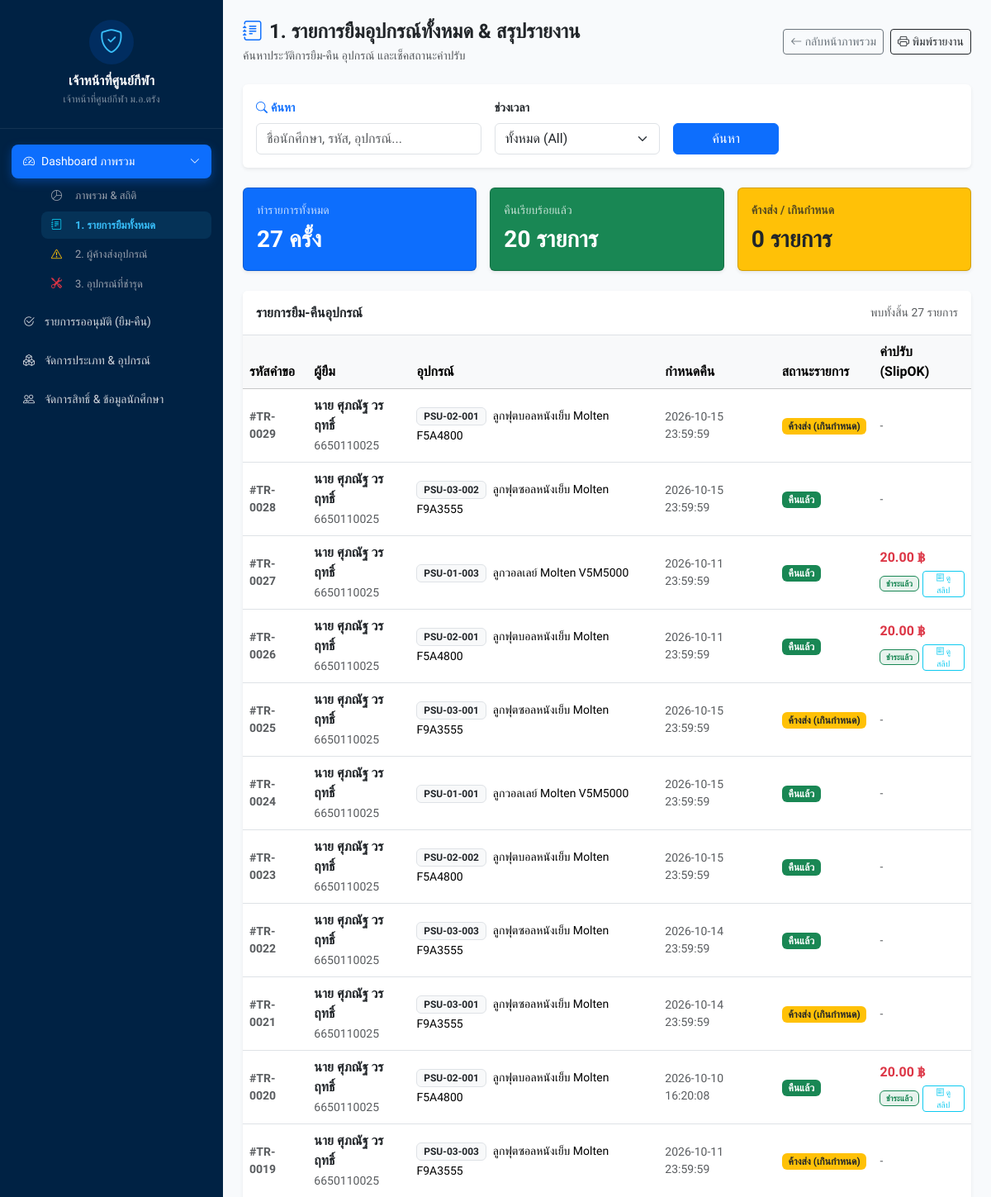
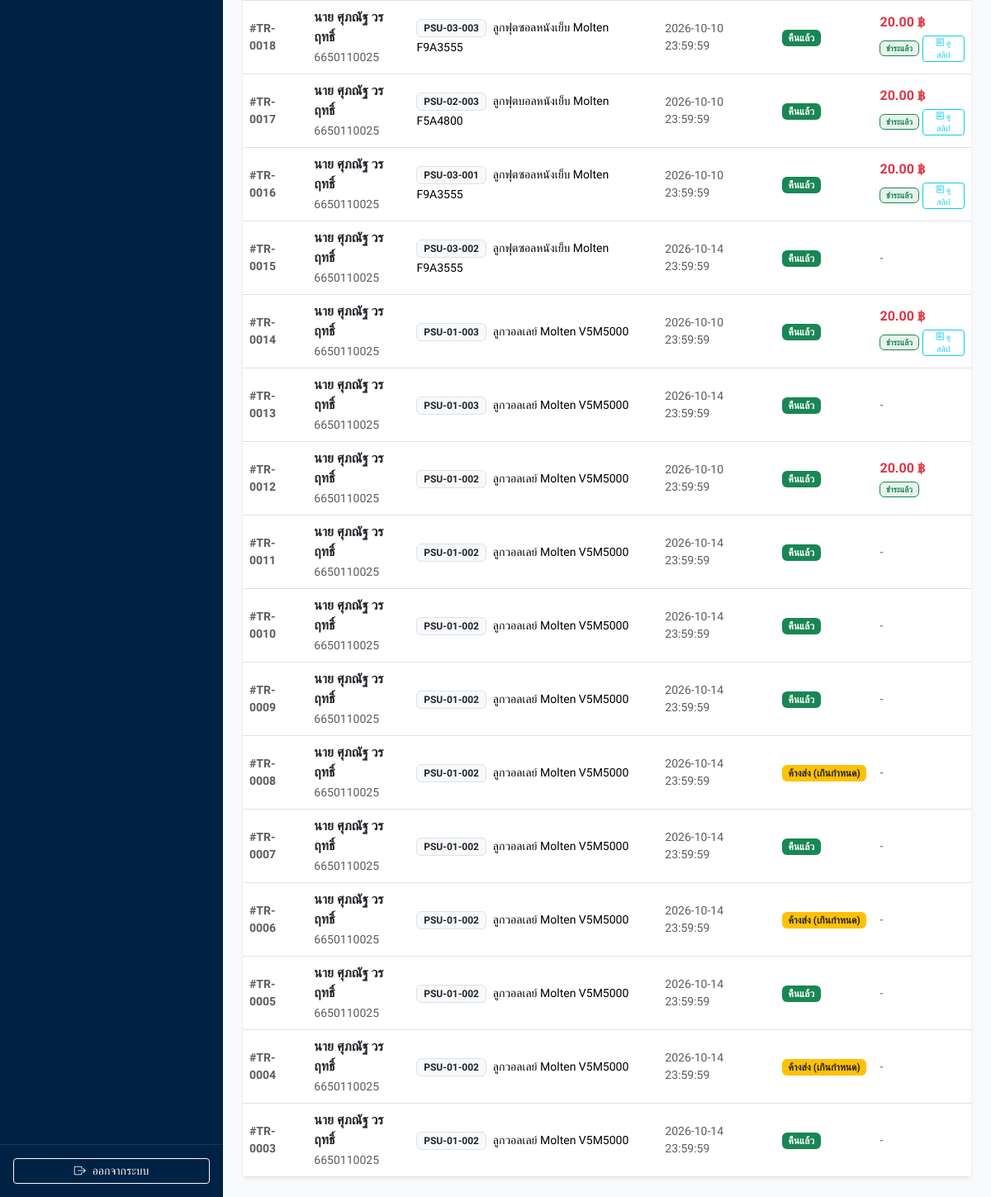
/admin/dashboard_borrows.php (signed in), run on the app's committed database (2 pictures, top to bottom).
### tables this page shows
CREATE TABLE IF NOT EXISTS `transactions` (
  `trans_id` int(11) NOT NULL AUTO_INCREMENT,
  `eq_id` int(11) NOT NULL,
  `user_id` int(11) NOT NULL,
  `borrow_time` datetime NOT NULL,
  `due_time` datetime NOT NULL,
  `return_time` datetime DEFAULT NULL,
  `borrow_image` varchar(255) NOT NULL,
  `return_image` varchar(255) DEFAULT NULL,
  `trans_status` enum('pending_borrow','borrowed','pending_return','returned','overdue','rejected') NOT NULL DEFAULT 'pending_borrow',
  `analyze_damaged_status` enum('normal','damaged','pending') NOT NULL DEFAULT 'normal',
  `reject_reason` text DEFAULT NULL,
  `approve_by` int(11) DEFAULT NULL,
  `approve_datetime` datetime DEFAULT NULL,
  PRIMARY KEY (`trans_id`),
  KEY `eq_id` (`eq_id`),
  KEY `user_id` (`user_id`),
  CONSTRAINT `eq_id` FOREIGN KEY (`eq_id`) REFERENCES `sport_equipment` (`eq_id`) ON UPDATE CASCADE,
  CONSTRAINT `user_id` FOREIGN KEY (`user_id`) REFERENCES `user` (`user_id`) ON UPDATE CASCADE
);

CREATE TABLE IF NOT EXISTS `user` (
  `user_id` int(11) NOT NULL AUTO_INCREMENT,
  `line_user_id` varchar(255) DEFAULT NULL,
  `student_id` varchar(50) DEFAULT NULL,
  `full_name` varchar(255) DEFAULT NULL,
  `email` varchar(255) DEFAULT NULL,
  `gender` varchar(20) DEFAULT NULL,
  `national_id` varchar(13) DEFAULT NULL,
  `faculty` varchar(100) DEFAULT NULL,
  `campus` varchar(100) DEFAULT NULL,
  `role` enum('user','admin') DEFAULT 'user',
  `status` enum('active','inactive','graduated') DEFAULT 'active',
  `enrollment_year` int(4) DEFAULT NULL,
  `created_at` timestamp NOT NULL DEFAULT current_timestamp(),
  PRIMARY KEY (`user_id`),
  UNIQUE KEY `line_user_id` (`line_user_id`),
  UNIQUE KEY `psu_passport_id` (`student_id`) USING BTREE
);

CREATE TABLE IF NOT EXISTS `sport_equipment` (
  `eq_id` int(11) NOT NULL AUTO_INCREMENT,
  `category_id` int(11) DEFAULT NULL,
  `eq_code` varchar(255) DEFAULT '',
  `eq_name` varchar(255) DEFAULT '',
  `status` enum('avaliable','borrowed','damaged','maintenance','pending') NOT NULL DEFAULT 'avaliable',
  `created_at` timestamp NULL DEFAULT current_timestamp(),
  PRIMARY KEY (`eq_id`),
  KEY `category_id` (`category_id`),
  CONSTRAINT `category_id` FOREIGN KEY (`category_id`) REFERENCES `sport_categories` (`category_id`) ON UPDATE CASCADE
);

CREATE TABLE IF NOT EXISTS `equipment_fines` (
  `fine_id` int(11) NOT NULL AUTO_INCREMENT,
  `trans_id` int(11) NOT NULL,
  `price` decimal(10,2) NOT NULL,
  `slip_img` varchar(255) DEFAULT NULL,
  `payment_status` enum('unpaid','paid') NOT NULL DEFAULT 'unpaid',
  `slipok_status` enum('pending','verified','rejected') NOT NULL DEFAULT 'pending',
  `paid_time` datetime DEFAULT NULL,
  PRIMARY KEY (`fine_id`),
  KEY `trans_id` (`trans_id`),
  CONSTRAINT `trans_id` FOREIGN KEY (`trans_id`) REFERENCES `transactions` (`trans_id`) ON UPDATE CASCADE
);

### admin/dashboard_borrows.php (the view, shortened to what this page needs)
<?php
require_once '../config/db.php';
$search = trim($_GET['search'] ?? '');
$report_type = $_GET['type'] ?? 'all';
$conditions = [];
$params = [];
$whereClause = !empty($conditions) ? "WHERE " . implode(" AND ", $conditions) : "";
$stmtStat = $pdo->prepare("
    SELECT
        COUNT(*) as total_trans,
        SUM(CASE WHEN t.trans_status = 'borrowed' THEN 1 ELSE 0 END) as total_borrowed,
        SUM(CASE WHEN t.trans_status = 'returned' THEN 1 ELSE 0 END) as total_returned,
        SUM(CASE WHEN t.trans_status = 'rejected' THEN 1 ELSE 0 END) as total_rejected,
        SUM(CASE WHEN t.return_time IS NULL AND (t.trans_status = 'overdue' OR (t.due_time IS NOT NULL AND t.due_time < NOW() AND t.trans_status IN ('borrowed', 'pending_return'))) THEN 1 ELSE 0 END) as total_overdue
    FROM transactions t
    LEFT JOIN user u ON t.user_id = u.user_id
    LEFT JOIN sport_equipment e ON t.eq_id = e.eq_id
    $whereClause
");
$stmtStat->execute($params);
$summary = $stmtStat->fetch(PDO::FETCH_ASSOC);
$stmtList = $pdo->prepare("
    SELECT t.*, u.full_name, u.student_id, e.eq_code, e.eq_name, f.price as fine_amount, f.payment_status, f.slip_img
    FROM transactions t
    LEFT JOIN user u ON t.user_id = u.user_id
    LEFT JOIN sport_equipment e ON t.eq_id = e.eq_id
    LEFT JOIN equipment_fines f ON t.trans_id = f.trans_id
    $whereClause
    ORDER BY t.trans_id DESC
");
$stmtList->execute($params);
$reportData = $stmtList->fetchAll(PDO::FETCH_ASSOC);
?>
<!DOCTYPE html>
<html lang="th">
<head>
</head>
<body class="d-flex">
    <?php include '../components/sidebar.php'; ?>
    <div class="flex-grow-1 p-4 main-content" style="background-color: #f8fafc; min-height: 100vh;">
        <div class="d-flex justify-content-between align-items-center mb-4">
            <div>
                <h4 class="fw-bold mb-1 text-dark"><i class="bi bi-journal-text text-primary me-2"></i>1. รายการยืมอุปกรณ์ทั้งหมด & สรุปรายงาน</h4>
                <p class="text-muted small mb-0">ค้นหาประวัติการยืม-คืน อุปกรณ์ และเช็คสถานะค่าปรับ</p>
            </div>
            <div class="d-flex gap-2">
                <a href="dashboard.php" class="btn btn-outline-secondary btn-sm btn-back"><i class="bi bi-arrow-left"></i> กลับหน้าภาพรวม</a>
                <button onclick="window.print()" class="btn btn-outline-dark btn-sm btn-print"><i class="bi bi-printer"></i> พิมพ์รายงาน</button>
            </div>
        </div>
        <div class="card p-3 mb-4 filter-card border-0 shadow-sm bg-white">
            <form method="GET" action="dashboard_borrows.php" class="row g-3">
                <div class="col-md-4">
                    <label class="form-label small fw-semibold text-primary"><i class="bi bi-search me-1"></i>ค้นหา</label>
                    <input type="text" name="search" class="form-control" placeholder="ชื่อนักศึกษา, รหัส, อุปกรณ์..." value="<?= htmlspecialchars($search) ?>">
                </div>
                <div class="col-md-3">
                    <label class="form-label small fw-semibold">ช่วงเวลา</label>
                    <select name="type" id="reportType" class="form-select" onchange="toggleFilterInputs()">
                        <option value="all" <?= $report_type === 'all' ? 'selected' : '' ?>>ทั้งหมด (All)</option>
                    </select>
                </div>
                <div class="col-md-2 d-flex align-items-end gap-2">
                    <button type="submit" class="btn btn-primary w-100">ค้นหา</button>
                </div>
            </form>
        </div>
        <div class="row g-3 mb-4">
            <div class="col-md-4"><div class="card card-summary bg-primary text-white p-3 shadow-sm"><div class="small opacity-75">ทำรายการทั้งหมด</div><div class="fs-3 fw-bold mt-1"><?= number_format($summary['total_trans'] ?? 0) ?> ครั้ง</div></div></div>
            <div class="col-md-4"><div class="card card-summary bg-success text-white p-3 shadow-sm"><div class="small opacity-75">คืนเรียบร้อยแล้ว</div><div class="fs-3 fw-bold mt-1"><?= number_format($summary['total_returned'] ?? 0) ?> รายการ</div></div></div>
            <div class="col-md-4"><div class="card card-summary bg-warning text-dark p-3 shadow-sm"><div class="small fw-semibold opacity-75">ค้างส่ง / เกินกำหนด</div><div class="fs-3 fw-bold mt-1"><?= number_format($summary['total_overdue'] ?? 0) ?> รายการ</div></div></div>
        </div>
        <div class="card p-0 overflow-hidden border-0 shadow-sm bg-white">
            <div class="card-header bg-white py-3 border-bottom d-flex justify-content-between align-items-center">
                <h6 class="fw-bold mb-0 text-dark">รายการยืม-คืนอุปกรณ์</h6>
                <span class="small text-muted">พบทั้งสิ้น <?= count($reportData) ?> รายการ</span>
            </div>
            <div class="table-responsive">
                <table class="table table-hover mb-0 align-middle">
                    <thead class="table-light text-secondary">
                        <tr>
                            <th>รหัสคำขอ</th>
                            <th>ผู้ยืม</th>
                            <th>อุปกรณ์</th>
                            <th>กำหนดคืน</th>
                            <th>สถานะรายการ</th>
                            <th>ค่าปรับ (SlipOK)</th>
                        </tr>
                    </thead>
                    <tbody>
                        <?php foreach ($reportData as $row):
                            $isOverdue = (!empty($row['due_time']) && strtotime($row['due_time']) < time() && empty($row['return_time']) && in_array($row['trans_status'], ['borrowed', 'overdue']));
                        ?>
                        <tr>
                            <td class="fw-semibold small text-muted">#TR-<?= str_pad($row['trans_id'], 4, '0', STR_PAD_LEFT) ?></td>
                            <td>
                                <div class="fw-bold text-dark"><?= htmlspecialchars($row['full_name'] ?? '-') ?></div>
                                <small class="text-muted"><?= htmlspecialchars($row['student_id'] ?? '-') ?></small>
                            </td>
                            <td>
                                <span class="badge bg-light text-dark border"><?= htmlspecialchars($row['eq_code'] ?? '-') ?></span>
                                <span class="ms-1 small"><?= htmlspecialchars($row['eq_name'] ?? '-') ?></span>
                            </td>
                            <td class="small <?= $isOverdue ? 'text-danger fw-bold' : 'text-muted' ?>">
                                <?= htmlspecialchars($row['due_time'] ?? '-') ?>
                            </td>
                            <td>
                                <?php
                                    if ($row['trans_status'] === 'returned') {
                                        echo '<span class="badge bg-success">คืนแล้ว</span>';
                                    } elseif ($row['trans_status'] === 'pending_return') {
                                        echo '<span class="badge bg-info text-dark">รออนุมัติคืน</span>';
                                    } elseif ($row['trans_status'] === 'overdue' || (!empty($row['due_time']) && strtotime($row['due_time']) < time() && empty($row['return_time']))) {
                                        echo '<span class="badge bg-warning text-dark">ค้างส่ง (เกินกำหนด)</span>';
                                    } elseif ($row['trans_status'] === 'borrowed') {
                                        echo '<span class="badge bg-primary">กำลังยืม</span>';
                                    } elseif ($row['trans_status'] === 'rejected') {
                                        echo '<span class="badge bg-danger">ยกเลิก/ไม่อนุมัติ</span>';
                                    } elseif ($row['trans_status'] === 'pending_borrow') {
                                        echo '<span class="badge bg-info text-dark">รออนุมัติยืม</span>';
                                    } else {
                                        echo '<span class="badge bg-secondary">' . htmlspecialchars($row['trans_status']) . '</span>';
                                    }
                                ?>
                            </td>
                            <td>
                                <?php if ($row['fine_amount'] > 0): ?>
                                    <div class="fw-bold text-danger"><?= number_format($row['fine_amount'], 2) ?> ฿</div>
                                    <div class="d-flex align-items-center mt-1 gap-1">
                                        <?php if ($row['payment_status'] === 'paid'): ?>
                                            <span class="badge bg-success bg-opacity-10 text-success border border-success" style="font-size: 10px;">ชำระแล้ว</span>
                                            <?php if (!empty($row['slip_img'])): ?>
                                                <button type="button" class="btn btn-sm btn-outline-info py-0 px-2 hide-print" style="font-size: 10px; border-radius: 4px;" onclick="viewSlipImage('<?= htmlspecialchars($row['slip_img']) ?>')">
                                                    <i class="bi bi-receipt"></i> ดูสลิป
                                                </button>
                                            <?php endif; ?>
                                        <?php else: ?>
                                            <span class="badge bg-danger bg-opacity-10 text-danger border border-danger" style="font-size: 10px;">ค้างชำระ</span>
                                        <?php endif; ?>
                                    </div>
                                <?php else: ?>
                                    <span class="text-muted small">-</span>
                                <?php endif; ?>
                            </td>
                        </tr>
                        <?php endforeach; ?>
                    </tbody>
                </table>
            </div>
        </div>
    </div>
</body>
</html>

### admin/dashboard_borrows.php (style rules this page uses)
.card-summary { border-radius: 12px; border: none; }

### components/sidebar.php (style rules this page uses)
body { font-family: 'Prompt', sans-serif; background-color: #f4f7fa; }

### data on the page
transactions: trans_id "0029", user.full_name "นาย ศุภณัฐ วรฤทธิ์", user.student_id "6650110025", eq.eq_code "PSU-02-001", eq.eq_name "ลูกฟุตบอลหนังเย็บ Molten F5A4800", due_time "2026-10-15 23:59:59", trans_status "ค้างส่ง (เกินกำหนด)"
transactions: trans_id "0028", user.full_name "นาย ศุภณัฐ วรฤทธิ์", user.student_id "6650110025", eq.eq_code "PSU-03-002", eq.eq_name "ลูกฟุตซอลหนังเย็บ Molten F9A3555", due_time "2026-10-15 23:59:59", trans_status "คืนแล้ว"
transactions: trans_id "0027", user.full_name "นาย ศุภณัฐ วรฤทธิ์", user.student_id "6650110025", eq.eq_code "PSU-01-003", eq.eq_name "ลูกวอลเลย์ Molten V5M5000", due_time "2026-10-11 23:59:59", trans_status "คืนแล้ว", equipment_fines.price "20.00"
transactions: trans_id "0026", user.full_name "นาย ศุภณัฐ วรฤทธิ์", user.student_id "6650110025", eq.eq_code "PSU-02-001", eq.eq_name "ลูกฟุตบอลหนังเย็บ Molten F5A4800", due_time "2026-10-11 23:59:59", trans_status "คืนแล้ว", equipment_fines.price "20.00"
transactions: trans_id "0025", user.full_name "นาย ศุภณัฐ วรฤทธิ์", user.student_id "6650110025", eq.eq_code "PSU-03-001", eq.eq_name "ลูกฟุตซอลหนังเย็บ Molten F9A3555", due_time "2026-10-15 23:59:59", trans_status "ค้างส่ง (เกินกำหนด)"
transactions: trans_id "0024", user.full_name "นาย ศุภณัฐ วรฤทธิ์", user.student_id "6650110025", eq.eq_code "PSU-01-001", eq.eq_name "ลูกวอลเลย์ Molten V5M5000", due_time "2026-10-15 23:59:59", trans_status "คืนแล้ว"
transactions: trans_id "0023", user.full_name "นาย ศุภณัฐ วรฤทธิ์", user.student_id "6650110025", eq.eq_code "PSU-02-002", eq.eq_name "ลูกฟุตบอลหนังเย็บ Molten F5A4800", due_time "2026-10-15 23:59:59", trans_status "คืนแล้ว"
transactions: trans_id "0022", user.full_name "นาย ศุภณัฐ วรฤทธิ์", user.student_id "6650110025", eq.eq_code "PSU-03-003", eq.eq_name "ลูกฟุตซอลหนังเย็บ Molten F9A3555", due_time "2026-10-14 23:59:59", trans_status "คืนแล้ว"
transactions: trans_id "0021", user.full_name "นาย ศุภณัฐ วรฤทธิ์", user.student_id "6650110025", eq.eq_code "PSU-03-001", eq.eq_name "ลูกฟุตซอลหนังเย็บ Molten F9A3555", due_time "2026-10-14 23:59:59", trans_status "ค้างส่ง (เกินกำหนด)"
transactions: trans_id "0020", user.full_name "นาย ศุภณัฐ วรฤทธิ์", user.student_id "6650110025", eq.eq_code "PSU-02-001", eq.eq_name "ลูกฟุตบอลหนังเย็บ Molten F5A4800", due_time "2026-10-10 16:20:08", trans_status "คืนแล้ว", equipment_fines.price "20.00"
transactions: trans_id "0019", user.full_name "นาย ศุภณัฐ วรฤทธิ์", user.student_id "6650110025", eq.eq_code "PSU-03-003", eq.eq_name "ลูกฟุตซอลหนังเย็บ Molten F9A3555", due_time "2026-10-11 23:59:59", trans_status "ค้างส่ง (เกินกำหนด)"
transactions: trans_id "0018", user.full_name "นาย ศุภณัฐ วรฤทธิ์", user.student_id "6650110025", eq.eq_code "PSU-03-003", eq.eq_name "ลูกฟุตซอลหนังเย็บ Molten F9A3555", due_time "2026-10-10 23:59:59", trans_status "คืนแล้ว", equipment_fines.price "20.00"
transactions: trans_id "0017", user.full_name "นาย ศุภณัฐ วรฤทธิ์", user.student_id "6650110025", eq.eq_code "PSU-02-003", eq.eq_name "ลูกฟุตบอลหนังเย็บ Molten F5A4800", due_time "2026-10-10 23:59:59", trans_status "คืนแล้ว", equipment_fines.price "20.00"
transactions: trans_id "0016", user.full_name "นาย ศุภณัฐ วรฤทธิ์", user.student_id "6650110025", eq.eq_code "PSU-03-001", eq.eq_name "ลูกฟุตซอลหนังเย็บ Molten F9A3555", due_time "2026-10-10 23:59:59", trans_status "คืนแล้ว", equipment_fines.price "20.00"
transactions: trans_id "0015", user.full_name "นาย ศุภณัฐ วรฤทธิ์", user.student_id "6650110025", eq.eq_code "PSU-03-002", eq.eq_name "ลูกฟุตซอลหนังเย็บ Molten F9A3555", due_time "2026-10-14 23:59:59", trans_status "คืนแล้ว"
transactions: trans_id "0014", user.full_name "นาย ศุภณัฐ วรฤทธิ์", user.student_id "6650110025", eq.eq_code "PSU-01-003", eq.eq_name "ลูกวอลเลย์ Molten V5M5000", due_time "2026-10-10 23:59:59", trans_status "คืนแล้ว", equipment_fines.price "20.00"
transactions: trans_id "0013", user.full_name "นาย ศุภณัฐ วรฤทธิ์", user.student_id "6650110025", eq.eq_code "PSU-01-003", eq.eq_name "ลูกวอลเลย์ Molten V5M5000", due_time "2026-10-14 23:59:59", trans_status "คืนแล้ว"
transactions: trans_id "0012", user.full_name "นาย ศุภณัฐ วรฤทธิ์", user.student_id "6650110025", eq.eq_code "PSU-01-002", eq.eq_name "ลูกวอลเลย์ Molten V5M5000", due_time "2026-10-10 23:59:59", trans_status "คืนแล้ว", equipment_fines.price "20.00", shows "ชำระแล้ว"
transactions: trans_id "0011", user.full_name "นาย ศุภณัฐ วรฤทธิ์", user.student_id "6650110025", eq.eq_code "PSU-01-002", eq.eq_name "ลูกวอลเลย์ Molten V5M5000", due_time "2026-10-14 23:59:59", trans_status "คืนแล้ว"
transactions: trans_id "0010", user.full_name "นาย ศุภณัฐ วรฤทธิ์", user.student_id "6650110025", eq.eq_code "PSU-01-002", eq.eq_name "ลูกวอลเลย์ Molten V5M5000", due_time "2026-10-14 23:59:59", trans_status "คืนแล้ว"
transactions: trans_id "0009", user.full_name "นาย ศุภณัฐ วรฤทธิ์", user.student_id "6650110025", eq.eq_code "PSU-01-002", eq.eq_name "ลูกวอลเลย์ Molten V5M5000", due_time "2026-10-14 23:59:59", trans_status "คืนแล้ว"
transactions: trans_id "0008", user.full_name "นาย ศุภณัฐ วรฤทธิ์", user.student_id "6650110025", eq.eq_code "PSU-01-002", eq.eq_name "ลูกวอลเลย์ Molten V5M5000", due_time "2026-10-14 23:59:59", trans_status "ค้างส่ง (เกินกำหนด)"
transactions: trans_id "0007", user.full_name "นาย ศุภณัฐ วรฤทธิ์", user.student_id "6650110025", eq.eq_code "PSU-01-002", eq.eq_name "ลูกวอลเลย์ Molten V5M5000", due_time "2026-10-14 23:59:59", trans_status "คืนแล้ว"
transactions: trans_id "0006", user.full_name "นาย ศุภณัฐ วรฤทธิ์", user.student_id "6650110025", eq.eq_code "PSU-01-002", eq.eq_name "ลูกวอลเลย์ Molten V5M5000", due_time "2026-10-14 23:59:59", trans_status "ค้างส่ง (เกินกำหนด)"
transactions: trans_id "0005", user.full_name "นาย ศุภณัฐ วรฤทธิ์", user.student_id "6650110025", eq.eq_code "PSU-01-002", eq.eq_name "ลูกวอลเลย์ Molten V5M5000", due_time "2026-10-14 23:59:59", trans_status "คืนแล้ว"
transactions: trans_id "0004", user.full_name "นาย ศุภณัฐ วรฤทธิ์", user.student_id "6650110025", eq.eq_code "PSU-01-002", eq.eq_name "ลูกวอลเลย์ Molten V5M5000", due_time "2026-10-14 23:59:59", trans_status "ค้างส่ง (เกินกำหนด)"
transactions: trans_id "0003", user.full_name "นาย ศุภณัฐ วรฤทธิ์", user.student_id "6650110025", eq.eq_code "PSU-01-002", eq.eq_name "ลูกวอลเลย์ Molten V5M5000", due_time "2026-10-14 23:59:59", trans_status "คืนแล้ว"

### other printed values
$adminName "เจ้าหน้าที่ศูนย์กีฬา"
$summary['total_trans'] "27"
$summary['total_returned'] "20"
$summary['total_overdue'] "0"
count($reportData) "27"
